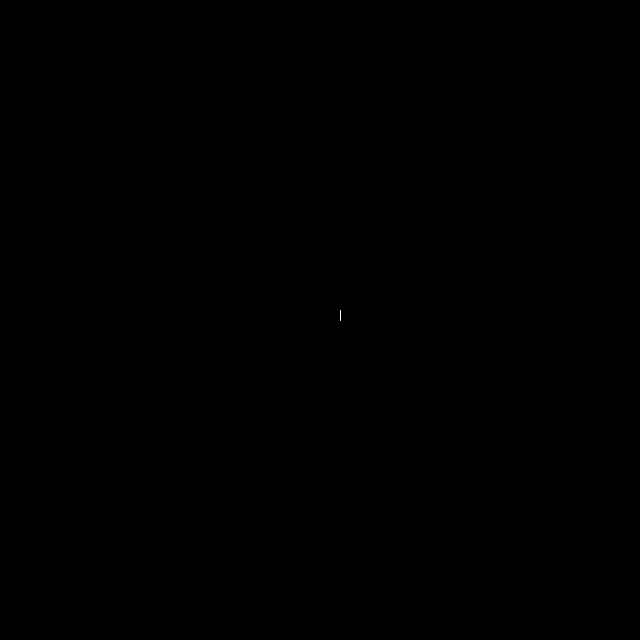
Frame 1 (no input)
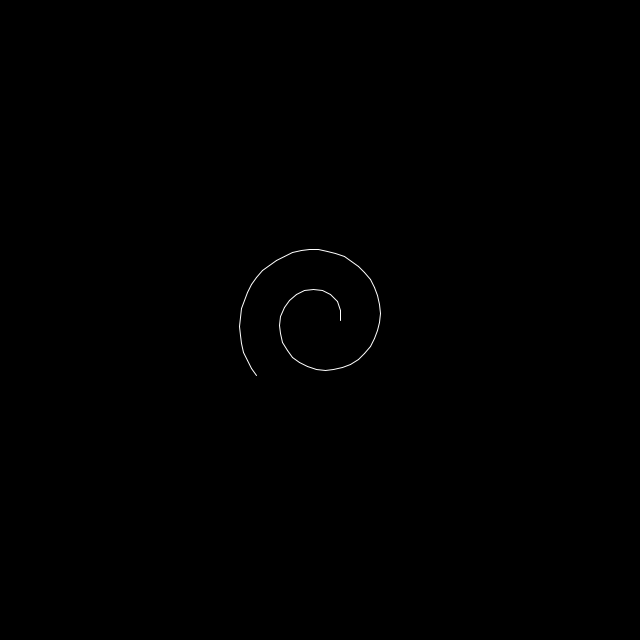
Frame 60 (the mouse pressed at the canvas centre just before this capture)
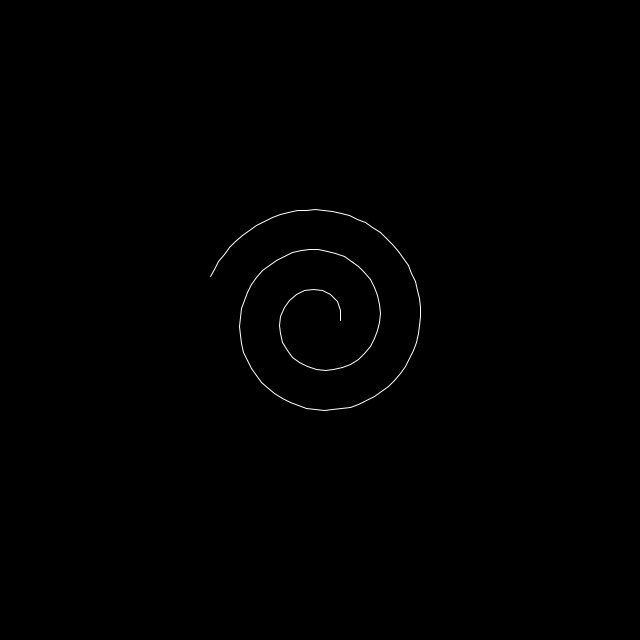
Frame 120 (the mouse held since frame 60 and released just before this capture)

The Processing sketch that drew these frames (run headless with seeded random() and noise(); from frame 60 on, the mouse is pressed at the canvas centre):

// Processing sketch: SPIRAL_WITH_DRAW
// ── SPIRAL_WITH_DRAW.pde
float dist = 40, radius = dist/2, alpha = 0, speed = 500;
float px, py, x, y, k;

void setup() {
  size(640, 640);
  background(0);
  stroke(255);
  smooth();
  frameRate(120);
  px = radius;
  py = 0;
}

void draw() {
  k = speed/radius;
  alpha += k;
  radius += dist/(360/k);
  x = radius*cos(radians(alpha));
  y = -radius*sin(radians(alpha));
  translate(width/2, height/2);
  line(px, py, x, y);
  px = x;
  py = y;
}
